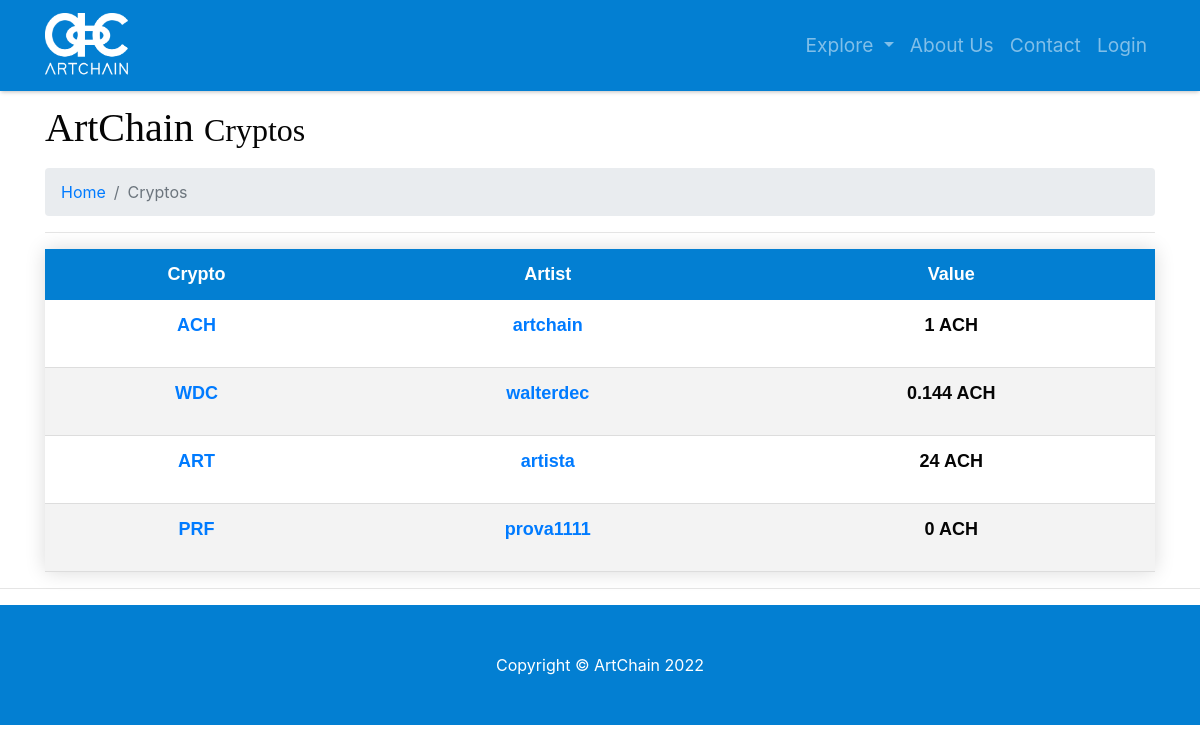
/explore-crypto, run on the app's committed database.
### model.py (models this page shows)
class Crypto(db.Model):
    __tablename__ = 'cryptos'
    id = db.Column(db.Integer, primary_key=True, unique=True)
    user_id = db.Column(db.Integer)
    name = db.Column(db.String(64), unique=True)
    value = db.Column(db.Float)

class User(db.Model):
    __tablename__ = 'users'
    id = db.Column(db.Integer, unique=True, primary_key=True)
    username = db.Column(db.String(64), unique=True, index=True)
    password = db.Column(db.String(64))
    email = db.Column(db.String(64), unique=True)
    role_id = db.Column(db.Integer, db.ForeignKey('roles.id'))
    name = db.Column(db.String(64))
    surname = db.Column(db.String(64))
    category = db.Column(db.String(64), default=False)
    profile_pic_src = db.Column(db.String(64))
    insta = db.Column(db.Integer)
    instaname = db.Column(db.String(64))
    face = db.Column(db.Integer)
    facename = db.Column(db.String(64))
    twitter = db.Column(db.Integer)
    twittername = db.Column(db.String(64))
    yt = db.Column(db.Integer)
    ytname = db.Column(db.String(64))
    tiktok = db.Column(db.Integer)
    tiktokname = db.Column(db.String(64))
    twitch = db.Column(db.Integer)
    twitchname = db.Column(db.String(64))
    applemusic = db.Column(db.Integer)
    applemusicname = db.Column(db.String(64))
    spotify = db.Column(db.Integer)
    spotifyname = db.Column(db.String(64))
    soundcloud = db.Column(db.Integer)
    soundcloudname = db.Column(db.String(64))
    sales = db.Column(db.Integer)
    value = db.Column(db.Integer)

### app.py (the view)
@app.route('/explore-crypto', methods=['GET', 'POST'])
def explore_crypto():
    users_dictionary = {}
    cryptos_list = db.session.query(model.Crypto).all()
    for cryptocurrency in cryptos_list:
        users_dictionary[cryptocurrency.user_id] = (db.session.query(model.User).filter_by
                                                    (id=cryptocurrency.user_id).first())
    return render_template('explore-crypto.html', users_dictionary=users_dictionary, cryptos_list=cryptos_list)

### templates/explore-crypto.html (shortened to what this page needs)
{% include 'main-template.html' %}
{% block content %}
<head>
</head>
  <div class="container">
    <h1 class="mt-4 mb-3">ArtChain
      <small>Cryptos</small>
    </h1>
    <ol class="breadcrumb">
      <li class="breadcrumb-item">
        <a href="/">Home</a>
      </li>
      <li class="breadcrumb-item active">Cryptos</li>
    </ol>
        <hr>
        <table class="styled-table">
           <thead>
              <tr>
                 <th>Crypto</th>
                 <th>Artist</th>
                 <th>Value</th>
              </tr>
           </thead>
           <tbody>
              {% for crypto in cryptos_list %}
              <tr class="mt-5">
                  <th>
                    <p><a href="/item/crypto/{{crypto.name}}">{{crypto.name}}</a></p>
                 </th>
                 <th>
                     <p><a href="profile/{{users_dictionary.get(crypto.user_id).username}}">
                         {{users_dictionary.get(crypto.user_id).username}}
                     </a></p>
                 </th>
                  <th>
                    <p>{{users_dictionary.get(crypto.user_id).value}} ACH</p>
                 </th>
              </tr>
              {% endfor %}
           </tbody>
        </table>
  </div>
    <hr>
{% endblock content %}
{% include 'footer.html' %}

### static/css/modern-business.css (style rules this page uses)
body { padding-top: 56px; }
th { padding: 10%; }
thead { background-color: #117CC4; }
h1 { font-family: building; }
.styled-table { border-radius: 0.25rem; border-collapse: collapse; margin: auto; font-size: large; text-align: center; font-family: sans-serif; table-layout: auto; width: 100%; box-shadow: 0 0 20px rgba(0, 0, 0, 0.15); border-bottom: #037FD2; vertical-align: center; }
thead { -moz-border-radius: 5px 0 0 0; }
.styled-table thead tr { height: auto; background-color: #037FD2; color: #ffffff; font-size: large; }
.styled-table th, .styled-table td { padding: 12px 15px; }
.styled-table tbody tr { border-bottom: 1px solid #dddddd; }
.styled-table tbody tr:nth-of-type(even) { background-color: #f3f3f3; }

### data on the page
Crypto: name "ACH", get "1"
User: get "artchain"
Crypto: name "WDC"
User: get "walterdec", get "0.144"
Crypto: name "ART"
User: get "artista", get "24"
Crypto: name "PRF"
User: get "prova1111", get "0"
